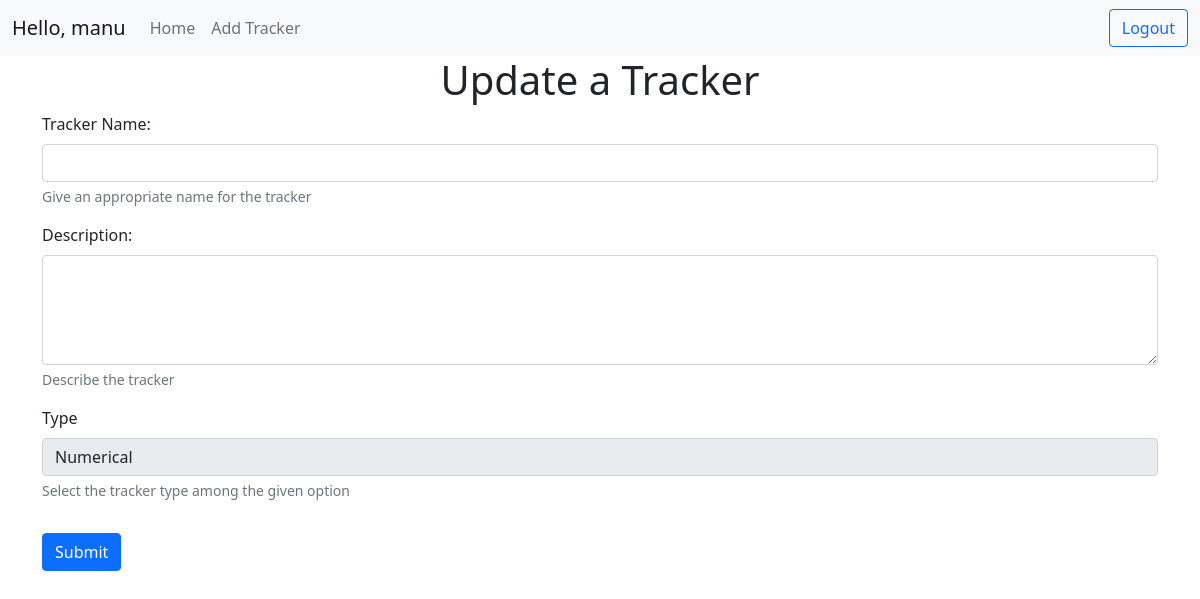
The app's page /tracker/2/update (signed in), older data.
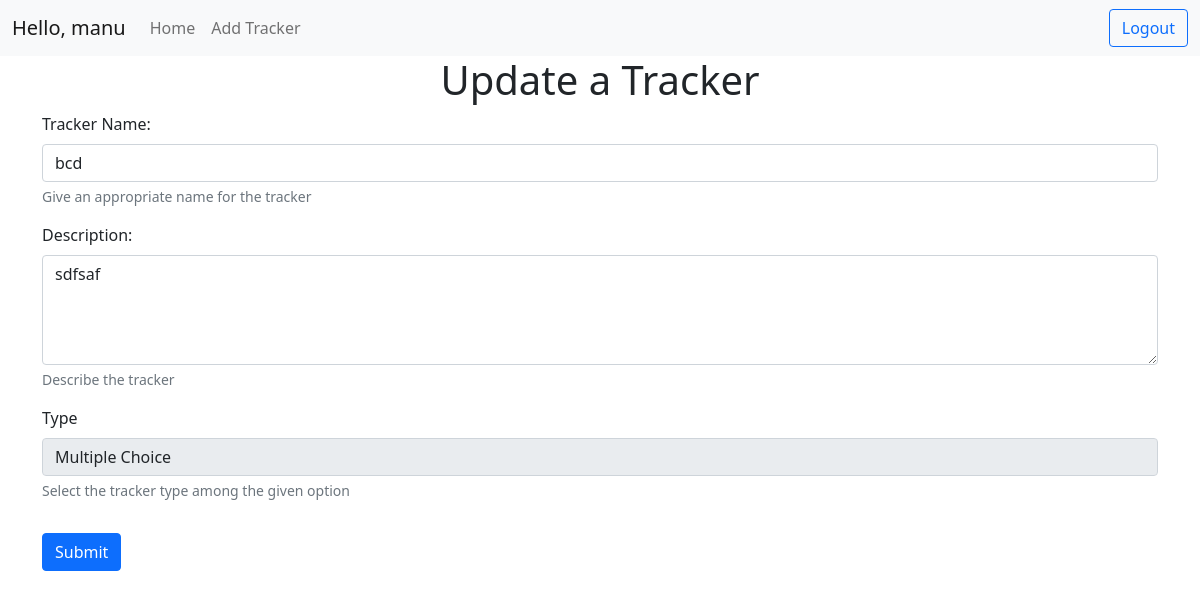
The same page, newer data.
### application/models.py (models this page shows)
class Tracker(db.Model):
    __tablename__ = "tracker"
    id = db.Column(db.Integer, primary_key=True, autoincrement=True)
    name = db.Column(db.String, nullable=False)
    description = db.Column(db.String)
    type = db.Column(db.Integer, nullable=False)
    settings = db.Column(db.String)
    user_id = db.Column(db.Integer,  db.ForeignKey("user.id"), nullable=False)
    activity = db.relationship("Activity", backref="activity")

### app.py (the view)
@app.route("/tracker/<int:tid>/update", methods=["GET", "POST"])
@login_required
def update_tracker(tid):
    if request.method == "GET":
        tracker = Tracker.query.filter(Tracker.id == tid).first()
        return render_template("tracker_update.html", tracker=tracker)
    elif request.method == "POST":
        if updateTracker(request.form, tid) == False:
            abort(500)
        return redirect(url_for("home"))

### app.py (called while the page is built)
@app.after_request
def after_request(response):
    header = response.headers
    header["Access-Control-Allow-Origin"] = "*"
    return response

@app.after_request
def after_request(response):
    header = response.headers
    header["Access-Control-Allow-Origin"] = "*"
    return response

### templates/tracker_update.html (shortened to what this page needs)
<!DOCTYPE html>
<html>
{% include './head_content.html' %}
<body>
    {% include './navbar.html' %}
    <h1 class="text-center">Update a Tracker</h1>
    <div>
        <form action="/tracker/{{ tracker.id }}/update" class="container" method="POST" id="update-tracker-form">
            <div class="mb-3">
                <label for="tname" class="form-label">Tracker Name: </label>
                <input type="text" class="form-control" id="tname" name="name" value="{{ tracker.name }}" required />
                <div id="namehelp" class="form-text">Give an appropriate name for the tracker</div>
            </div>
            <div class="mb-3">
                <label class="form-label">Description:</label>
                <textarea type="text" class="form-control" rows="4" name="desc"
                    value="{{ tracker.description }}">{{ tracker.description }}</textarea>
                <div id="deschelp" class="form-text">Describe the tracker</div>
            </div class="mb-3">
            <div class="mb-3">
                <label class="form-label">Type</label>
                <select name="t_type" class="form-control" value="{{ tracker.type }}" disabled>
                    <option value="1" {{ "selected" if tracker.type == 1 }}>Numerical</option>
                    <option value="2" {{ "selected" if tracker.type == 2 }}>Multiple Choice</option>
                </select>
                <div id="ttypehelp" class="form-text">Select the tracker type among the given option</div>
            </div>
            <div class="mb-3">
                <input class="btn btn-primary" type="submit" value="Submit">
            </div>
        </form>
    </div>
</body>
</html>

Row changes from the older to the newer data that the page shows:
added Tracker: name "bcd", desc "sdfsaf", t_type "Multiple Choice"
Text that changed along with them:
form field t_type: "Numerical" → (not shown)
